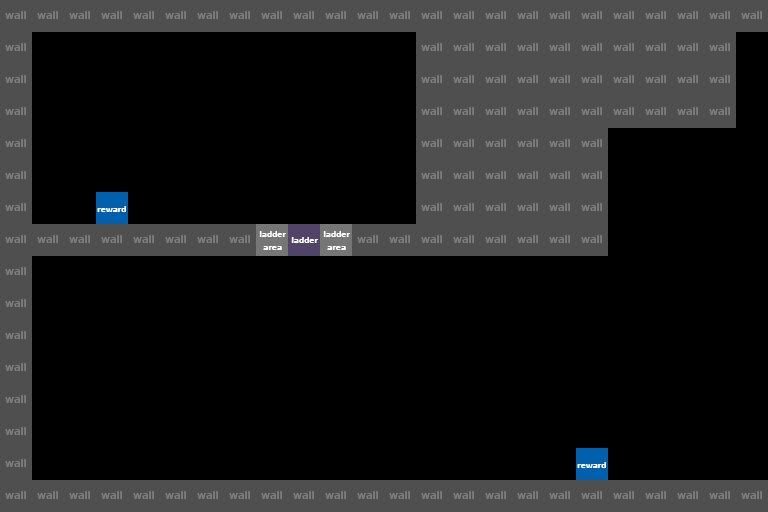

This is a level from a 2D game, rendered from its Tiled map with the project's own tilesets. A one-line summary and the map file follow, with tile-layer data summarised:
An orthogonal 24x16 tile map with 32x32 px tiles, 1 tile layer (structure).

<map version="1.0" orientation="orthogonal" width="24" height="16" tilewidth="32" tileheight="32">
 <properties>
  <property name="right" value="" />
 </properties>
 <tileset firstgid="1" name="tilemap" tilewidth="32" tileheight="32">
  <image source="../tilemap.png" width="128" height="64" />
  <tile id="0">
   <properties>
    <property name="" value="" />
   </properties>
  </tile>
  <tile id="1">
   <properties>
    <property name="type" value="0" />
   </properties>
  </tile>
  <tile id="2">
   <properties>
    <property name="type" value="1" />
   </properties>
  </tile>
  <tile id="3">
   <properties>
    <property name="type" value="L" />
   </properties>
  </tile>
  <tile id="4">
   <properties>
    <property name="type" value="R" />
   </properties>
  </tile>
  <tile id="5">
   <properties>
    <property name="type" value="S" />
   </properties>
  </tile>
  <tile id="6">
   <properties>
    <property name="type" value="E" />
   </properties>
  </tile>
 </tileset>
 <layer name="structure" width="24" height="16">
  <data>[384 cells, 130 non-empty, 4 distinct tile ids]</data>
 </layer>
</map>
